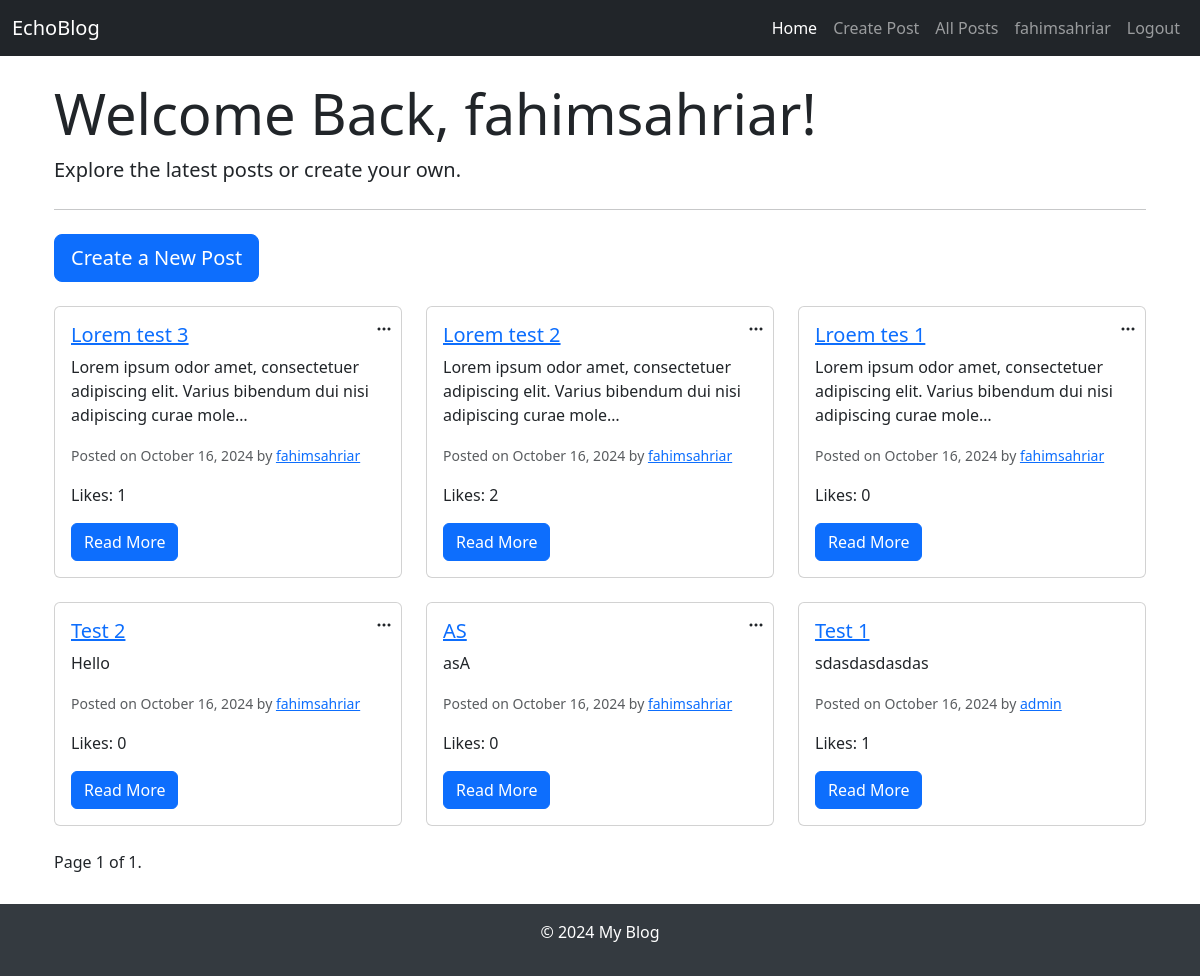
Screenshot of / (signed in) with the database file from the repository.
### main/models.py (models this page shows, shortened)
class Post(models.Model):
    title = models.CharField(max_length=200)
    content = models.TextField(null=True)
    author = models.ForeignKey(User, on_delete=models.CASCADE, null=True)
    created_at = models.DateTimeField(auto_now_add=True)
    updated_at = models.DateTimeField(auto_now=True)
    categories = models.ManyToManyField('Category')
    likes = models.ManyToManyField(User, related_name='post_likes', blank=True)

### main/views.py (the view)
# urls.py: path("", views.index, name="index"),
def index(request):
    posts = Post.objects.order_by('-created_at')  # Get all posts, ordered by newest
    paginator = Paginator(posts, 6)  # Show 25 contacts per page.
    page_number = request.GET.get("page")
    posts_obj = paginator.get_page(page_number)
    return render(request, 'blog/home.html', {'posts': posts_obj})

### templates/blog/home.html (shortened to what this page needs)
{% extends 'blog/base.html' %}
{% block content %}
    {% if user.is_authenticated %}
        <div class="container mt-4">
            <div class="jumbotron">
                <h1 class="display-4">Welcome Back, {{ user.username }}!</h1>
                <p class="lead">Explore the latest posts or create your own.</p>
                <hr class="my-4">
                <a class="btn btn-primary btn-lg" href="{% url 'create_post' %}" role="button">Create a New Post</a>
            </div>
            <div class="row mt-4">
                {% for post in posts %}
                    <div class="col-md-4 mb-4">
                        <div class="card h-100">
                            <div class="card-body">
                                <h5 class="card-title">
                                    <a href="{% url 'post_detail' post.id %}">{{ post.title }}</a>
                                </h5>
                                <p class="card-text">
                                    {{ post.content|truncatechars:100 }}
                                </p>
                                <p class="card-text">
                                    <small class="text-muted">Posted on {{ post.created_at|date:"F j, Y" }} by
                                        <a href="{% url 'user_profile' post.author.username %}">{{ post.author.username }}</a>
                                    </small>
                                </p>
                                <p class="card-text">
                                    Likes: {{ post.likes.count }}
                                </p>
                                <a href="{% url 'post_detail' post.id %}" class="btn btn-primary">Read More</a>
                            </div>
                            {% if user == post.author %}
                                <div class="dropdown position-absolute top-0 end-0 m-2">
                                    <button class="btn btn-link text-dark p-0" type="button" id="actionsDropdown{{ post.id }}" data-bs-toggle="dropdown" aria-expanded="false">
                                        <i class="bi bi-three-dots"></i>
                                    </button>
                                </div>
                            {% endif %}
                        </div>
                    </div>
                {% endfor %}
            </div>
            <div class="pagination">
                <span class="step-links">
                    <span class="current">
                        Page {{ posts.number }} of {{ posts.paginator.num_pages }}.
                    </span>
                </span>
            </div>
        </div>
    {% endif %}
{% endblock %}

### templates/blog/base.html (shortened to what this page needs)
<!DOCTYPE html>
<html lang="en">
<head>
    <link href="https://cdn.jsdelivr.net/npm/bootstrap@5.3.1/dist/css/bootstrap.min.css" rel="stylesheet">
    <link href="https://cdnjs.cloudflare.com/ajax/libs/bootstrap-icons/1.10.3/font/bootstrap-icons.min.css" rel="stylesheet">
</head>
<body>
    <nav class="navbar navbar-expand-lg navbar-dark bg-dark fixed-top">
        <div class="container-fluid">
            <a class="navbar-brand" href="/">EchoBlog</a>
            <div class="collapse navbar-collapse" id="navbarNav">
                <ul class="navbar-nav ms-auto">
                    <li class="nav-item">
                        <a class="nav-link active" aria-current="page" href="/">Home</a>
                    </li>
                    {% if user.is_authenticated %}
                    <li class="nav-item">
                        <a class="nav-link" href="{% url 'create_post' %}">Create Post</a>
                    </li>
                    <li class="nav-item">
                        <a class="nav-link" href="{% url 'post_list' %}">All Posts</a>
                    </li>
                    <li class="nav-item">
                        <a class="nav-link" href="{% url 'user_profile' user.username %}">{{ user.username }}</a>
                    </li>
                    <li class="nav-item">
                        <a class="nav-link" href="{% url 'user_logout' %}">Logout</a>
                    </li>
                    {% endif %}
                </ul>
            </div>
        </div>
    </nav>
    <main class="container">
        <div class="row">
            <div class="col-12">
                {% block content %}{% endblock %}
            </div>
        </div>
    </main>
    <footer class="text-center py-3">
        <p>&copy; 2024 My Blog</p>
    </footer>
</body>
</html>

### templates/blog/base.html (style rules this page uses)
html, body { height: 100%; }
body { display: flex; flex-direction: column; padding-top: 56px; }
main { flex: 1; }
footer { margin-top: 30px; background-color: #343a40; color: white; }

### rows the page displays
Post: title "Lorem test 3", content "Lorem ipsum odor amet, consectetuer adipiscing elit. Varius bibendum dui nisi adipiscing curae mole…", created_at "October 16, 2024", author.username "fahimsahriar", likes.count "1"
Post: title "Lorem test 2", content "Lorem ipsum odor amet, consectetuer adipiscing elit. Varius bibendum dui nisi adipiscing curae mole…", created_at "October 16, 2024", author.username "fahimsahriar", likes.count "2"
Post: title "Lroem tes 1", content "Lorem ipsum odor amet, consectetuer adipiscing elit. Varius bibendum dui nisi adipiscing curae mole…", created_at "October 16, 2024", author.username "fahimsahriar", likes.count "0"
Post: title "Test 2", content "Hello", created_at "October 16, 2024", author.username "fahimsahriar", likes.count "0"
Post: title "AS", content "asA", created_at "October 16, 2024", author.username "fahimsahriar", likes.count "0"
Post: title "Test 1", content "sdasdasdasdas", created_at "October 16, 2024", author.username "admin", likes.count "1"

### other values shown
{{ user.username }} "fahimsahriar"
{{ posts.number }} "1"
{{ posts.paginator.num_pages }} "1"
